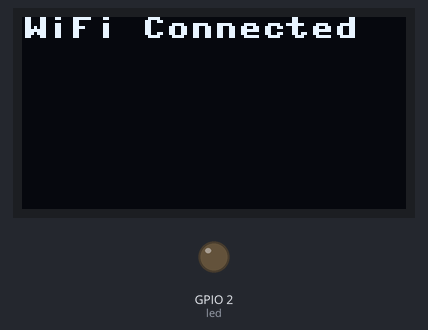
A program run on a simulated ESP32 board running MicroPython. Shown: 128×64 one-colour display, output pins drawn as LEDs (lit = HIGH). WiFi joins after 1.5 s; the clock reads 2024-03-15 10:24:30 at power-on unless the program sets it; web requests get an empty 200 reply after 0.4 s; library files of the repository ran but are not shown: ssd1306.py; what the program prints to the serial console is not drawn.

Above: at 2.7 s.
At 3.7 s:
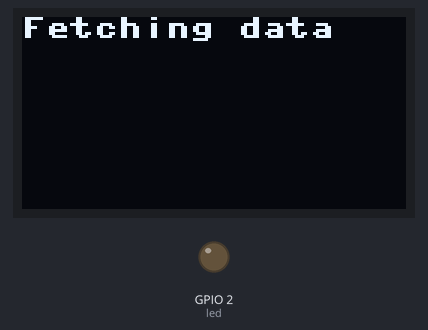

Measured:
- what the display in image 0 shows lasts 1.1 s, from 2.6 s to 3.7 s

The program:

main.py
```python
import network
import time
import credentials
import ssd1306
import urequests as requests
import machine, neopixel
import utime
import ntptime

# import wifimgr
# from time import sleep
# import machine

# try:
#   import usocket as socket
# except:
#   import socket

from machine import Pin, SoftI2C

last_hour_change = 0

# Move to credentials.py > import to main > done!
ssid = credentials.ssid
password = credentials.password

# WiFi config
sta = network.WLAN(network.STA_IF)
print(sta.ifconfig())

# LED Config
led_pin = 2
led = machine.Pin(led_pin, machine.Pin.OUT)

# LCD/OLED config
i2c = SoftI2C(scl=Pin(22), sda=Pin(21))
oled_width = 128
oled_height = 64

i2c_devices = i2c.scan()
print(i2c_devices)
if len(i2c_devices) != 0:
    oled = ssd1306.SSD1306_I2C(oled_width, oled_height, i2c)

# Configuration for timezone and daylight saving
TIMEZONE_OFFSET = 1  # Offset in hours from UTC (standard time)
DAYLIGHT_SAVING_OFFSET = 1  # Additional offset during daylight saving time

def is_daylight_saving():
    # Implement a method to determine if daylight saving time is in effect
    # For simplicity, assume daylight saving time is in effect from the last Sunday in March to the last Sunday in October
    current_date = utime.localtime()
    year = current_date[0]
    month = current_date[1]
    day = current_date[2]
    weekday = current_date[6]

    if month < 3 or month > 10:
        return False
    if month > 3 and month < 10:
        return True

    # Calculate last Sunday of March
    last_sunday_march = 31 - (utime.mktime((year, 3, 31, 0, 0, 0, 0, 0)) // 86400 + 3) % 7
    # Calculate last Sunday of October
    last_sunday_october = 31 - (utime.mktime((year, 10, 31, 0, 0, 0, 0, 0)) // 86400 + 3) % 7

    if month == 3 and day > last_sunday_march:
        return True
    if month == 10 and day <= last_sunday_october:
        return False
    if month == 3 and day <= last_sunday_march:
        return False
    if month == 10 and day > last_sunday_october:
        return True

    return False

def get_local_time():
    current_time = utime.time()
    local_time = current_time + TIMEZONE_OFFSET * 3600
    if is_daylight_saving():
        local_time += DAYLIGHT_SAVING_OFFSET * 3600
    return utime.localtime(local_time)

# wlan = wifimgr.get_connection()
# if wlan is None:
#     print("Could not initialize the network connection.")
#     while True:
#         pass  # you shall not pass :D

# # Main Code goes here, wlan is a working network.WLAN(STA_IF) instance.
# print("ESP OK")

def wifi_connect():
    try:
        print("Connecting to WiFi", end="")
        sta.active(True)
        time.sleep(1)
        sta.connect(ssid, password)
        oled.fill(0)
        oled.text('Connecting WiFi', 0, 0)
        oled.show()
        timeout = 20  # Zwiększenie czasu oczekiwania na połączenie
        while not sta.isconnected() and timeout > 0:
            print(".", end="")
            time.sleep(0.5)
            timeout -= 1
        if sta.isconnected():
            print("\nWiFi Connected!")
            ntptime.settime()
            oled.fill(0)
            oled.text('WiFi Connected', 0, 0)
            oled.show()
            time.sleep(1)
            full_loop()
        else:
            print("\nFailed to connect to WiFi.")
            oled.fill(0)
            oled.text('WiFi Failed', 0, 0)
            oled.show()
            time.sleep(1)
            wifi_connect()
    except OSError as e:
        print(f"\nOSError: {e}")
        oled.fill(0)
        oled.text('WiFi Error', 0, 0)
        oled.show()
        time.sleep(5)
        sta.active(False)
        time.sleep(1)
        wifi_connect()

def get_current_hour():
    local_time = get_local_time()
    formatted_hour = local_time[3]
    print('Current hour:', formatted_hour)
    return formatted_hour

def get_current_date():
    local_time = get_local_time()
    formatted_date = f"{local_time[0]:04}{local_time[1]:02}{local_time[2]:02}"
    print('Current date:', formatted_date)
    return formatted_date

def get_data():
    max_retries = 3
    retry_count = 0

    while retry_count < max_retries:
        try:
            date = get_current_date()
            url = f"https://www.pse.pl/getcsv/-/export/csv/PL_CENY_RYN_EN/data/{date}"
            print("Requesting URL:", url)
            headers = {'User-Agent': 'Mozilla/5.0'}
            response = requests.get(url, headers=headers)
            if response.status_code == 200:
                return response.text
            else:
                print(f"Error while retrieving data. Response code: {response.status_code}")
                retry_count += 1
                if retry_count < max_retries:
                    print(f"Retrying to fetch data in {5 * retry_count} seconds...")
                    time.sleep(5 * retry_count)
                else:
                    print("Exceeded maximum number of data retrieval attempts.")
                    return None
        except Exception as e:
            print(f"An error occurred while retrieving data: {e}")
            retry_count += 1
            if retry_count < max_retries:
                print(f"Retrying to fetch data in {5 * retry_count} seconds...")
                time.sleep(5 * retry_count)
            else:
                print("Exceeded maximum number of data retrieval attempts.")
                return None

def parse_data(data):
    parsed_data = []
    for line in data.split('\n')[1:]:
        if line:
            values = line.strip().split(';')
            date = values[0]
            hour = int(values[1])
            price = float(values[2].replace(',', '.'))
            entry = {'date': date, 'hour': hour, 'price': price}
            parsed_data.append(entry)
    return parsed_data

def calculate_average(data):
    total = sum(entry['price'] for entry in data)
    min_price = min(entry['price'] for entry in data)
    max_price = max(entry['price'] for entry in data)
    return {'average': total / len(data), 'min': min_price, 'max': max_price}

def get_data_for_hour(data, hour):
    for entry in data:
        if entry['hour'] == hour + 1:  # 22:00 -> 22:59 is 22 hour
            return entry
    return None

def display_data(price_data, price):
    np = neopixel.NeoPixel(machine.Pin(15), 1)
    print(f"Current price: {price}")
    oled.fill_rect(0, 0, 128, 8, 0)
    oled.text(f"RCEg: {price}", 0, 0)
    oled.show()
    range_price = price_data['max'] - price_data['min']
    low = price_data['min'] + range_price * 0.33
    high = price_data['min'] + range_price * 0.66
    if price < 0:
        np[0] = (0, 0, 255)  # Blue
        print("Price lower than 0")
        oled.text('B', 119, 0)
    elif price < low:
        np[0] = (0, 255, 0)  # Green
        print("Green")
        oled.text('G', 119, 0)
    elif price < high:
        np[0] = (255, 255, 0)  # Yellow
        print("Yellow")
        oled.text('Y', 119, 0)
    else:
        np[0] = (255, 0, 0)  # Red
        print("Red")
        oled.text('R', 119, 0)
    np.write()
    oled.show()

def full_loop():
    try:
        current_hour = get_current_hour()
        oled.fill(0)
        oled.text('Fetching data', 0, 0)
        oled.show()
        data = get_data()
        if data is None:
            print("Error to retrieve data.")
            oled.fill(0)
            oled.text('No data from PSE', 0, 0)
            oled.show()
            time.sleep(1)
            return
        parsed_data = parse_data(data)
        if not parsed_data:
            print("Error parsing data.")
            return
        average_data = calculate_average(parsed_data)
        hour_data = get_data_for_hour(parsed_data, current_hour)
        if hour_data:
            display_data(average_data, hour_data['price'])
        else:
            print("No data for current hour.")
    except RuntimeError as e:
        print(f"Error in full_loop: {e}")

current_hour = 0

def check_hour_change():
    global last_hour_change
    global current_hour
    last_hour_change = time.time()
    hour = get_local_time()[3]
    if hour != current_hour:
        current_hour = hour
        print(f"Hour changed: {current_hour}")
        full_loop()
    else:
        print("Hour not changed")

while True:
    if not sta.isconnected():
        wifi_connect()
    if time.time() - last_hour_change > 60:
        check_hour_change()
```

credentials.py
```python
#credentials.py

ssid = "YOUR_WiFi_SSID"
password = "=YOUR_WiFi_PASS"
```
